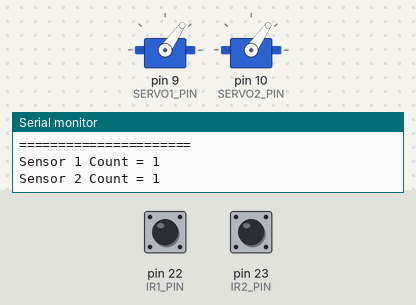
The sketch below on a simulated Arduino Mega 2560, built with avr-gcc and run on an emulated ATmega2560. Parts: 2 × servo, the last lines printed to the serial monitor. The test bench sets the inputs (shaded band); at power-on: pin 22 (IR1_PIN) HIGH, pin 23 (IR2_PIN) HIGH. Random numbers use the default seed unless the sketch sets one.

Above: at 2.2 s.
2.3 s: pin 22 (IR1_PIN) pulsed LOW 5 times (0.12 s each, 0.3 s apart)
At 2.9 s:
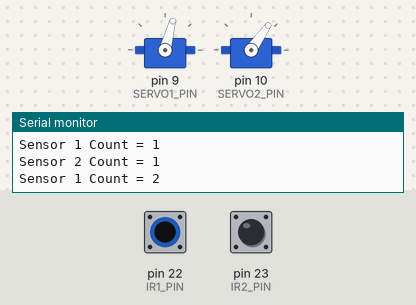
At 3.9 s:
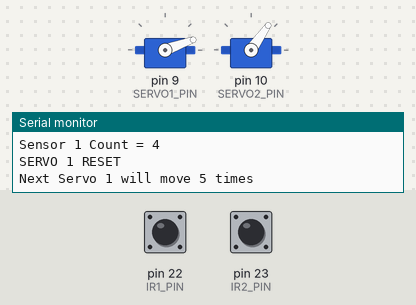
5.3 s: pin 23 (IR2_PIN) pulsed LOW 5 times (0.12 s each, 0.3 s apart)
At 7.6 s:
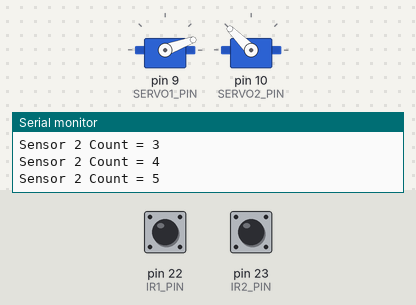
Timing chart, 0 to 9.1 s (numbered marks = the images above; inputs shaded):
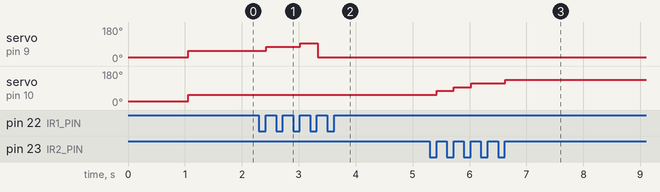

Measured:
- after the input at 2.3 s, servo on pin 9 (SERVO1_PIN): 55° → 75° after 0.13 s, → 95° 0.60 s later, → 20° 0.30 s later
- after the input at 5.3 s, servo on pin 10 (SERVO2_PIN): 55° → 75° after 0.13 s, → 95° 0.30 s later, → 115° 0.30 s later, → 135° 0.60 s later

The sketch:

To_Be_Viewed.ino
```cpp
#include <Servo.h>

Servo servo1;
Servo servo2;


// Infrared receiver signal line
const int IR1_PIN = 22;
const int IR2_PIN = 23;

// Servo signal line
const int SERVO1_PIN = 9;
const int SERVO2_PIN = 10;


// Servo 1 preset angles
const int SERVO1_START = 20;
const int SERVO1_STEP1 = 55;
const int SERVO1_STEP2 = 75;
const int SERVO1_STEP3 = 95;
const int SERVO1_STEP4 = 115;
const int SERVO1_STEP5 = 135;
const int SERVO1_STEP6 = 155;

// Servo 2 preset angles
const int SERVO2_START = 20;
const int SERVO2_STEP1 = 55;
const int SERVO2_STEP2 = 75;
const int SERVO2_STEP3 = 95;
const int SERVO2_STEP4 = 115;
const int SERVO2_STEP5 = 135;
const int SERVO2_STEP6 = 155;


int count1 = 0;
int count2 = 0;


// Random
int moveLimit1;
int moveLimit2;


// Record the last state of infrared
bool lastDetected1 = false;
bool lastDetected2 = false;


// Prevent duplicate counting of a single
unsigned long lastTriggerTime1 = 0;
unsigned long lastTriggerTime2 = 0;

const unsigned long debounceTime = 300;


void setup() {

  Serial.begin(9600);


  // Infrared
  pinMode(IR1_PIN, INPUT_PULLUP);
  pinMode(IR2_PIN, INPUT_PULLUP);


  // Servo
  servo1.attach(SERVO1_PIN);
  servo2.attach(SERVO2_PIN);


  // original position
  servo1.write(SERVO1_START);
  servo2.write(SERVO2_START);


  // Random
  randomSeed(analogRead(A0));


  // Randomly decide how many times to move first in this round
  moveLimit1 = random(3, 7);
  moveLimit2 = random(3, 7);


  Serial.println("======================");
  Serial.println("System Ready");

  Serial.print("Servo 1 will move ");
  Serial.print(moveLimit1);
  Serial.println(" times");

  Serial.print("Servo 2 will move ");
  Serial.print(moveLimit2);
  Serial.println(" times");

  Serial.println("======================");


  delay(1000);
}


void loop() {

  int sensor1 = digitalRead(IR1_PIN);
  int sensor2 = digitalRead(IR2_PIN);


  bool detected1 = (sensor1 == HIGH);
  bool detected2 = (sensor2 == HIGH);


  // Infrared 1 → Servo 1

  if (detected1 &&
      !lastDetected1 &&
      millis() - lastTriggerTime1 > debounceTime) {

    lastTriggerTime1 = millis();

    count1++;

    Serial.print("Sensor 1 Count = ");
    Serial.println(count1);


    if (count1 <= moveLimit1) {

      moveServo1(count1);

    }

    //  Next trigger → return to original position
    else {

      servo1.write(SERVO1_START);

      Serial.println("SERVO 1 RESET");


      count1 = 0;


      // Next round reshuffle randomly
      moveLimit1 = random(3, 7);


      Serial.print("Next Servo 1 will move ");
      Serial.print(moveLimit1);
      Serial.println(" times");
    }
  }


  // Infrared 2 → Servo 2

  if (detected2 &&
      !lastDetected2 &&
      millis() - lastTriggerTime2 > debounceTime) {

    lastTriggerTime2 = millis();

    count2++;

    Serial.print("Sensor 2 Count = ");
    Serial.println(count2);


    if (count2 <= moveLimit2) {

      moveServo2(count2);

    }

    // Next trigger → return to original position
    else {

      servo2.write(SERVO2_START);

      Serial.println("SERVO 2 RESET");


      count2 = 0;


      // Next round reshuffle randomly
      moveLimit2 = random(3, 7);


      Serial.print("Next Servo 2 will move ");
      Serial.print(moveLimit2);
      Serial.println(" times");
    }
  }


  lastDetected1 = detected1;
  lastDetected2 = detected2;


  delay(10);
}


// Servo 1 moves
void moveServo1(int stepNumber) {

  if (stepNumber == 1) {
    servo1.write(SERVO1_STEP1);
  }

  else if (stepNumber == 2) {
    servo1.write(SERVO1_STEP2);
  }

  else if (stepNumber == 3) {
    servo1.write(SERVO1_STEP3);
  }

  else if (stepNumber == 4) {
    servo1.write(SERVO1_STEP4);
  }

  else if (stepNumber == 5) {
    servo1.write(SERVO1_STEP5);
  }

  else if (stepNumber == 6) {
    servo1.write(SERVO1_STEP6);
  }
}


// Servo 2 moves
void moveServo2(int stepNumber) {

  if (stepNumber == 1) {
    servo2.write(SERVO2_STEP1);
  }

  else if (stepNumber == 2) {
    servo2.write(SERVO2_STEP2);
  }

  else if (stepNumber == 3) {
    servo2.write(SERVO2_STEP3);
  }

  else if (stepNumber == 4) {
    servo2.write(SERVO2_STEP4);
  }

  else if (stepNumber == 5) {
    servo2.write(SERVO2_STEP5);
  }

  else if (stepNumber == 6) {
    servo2.write(SERVO2_STEP6);
  }
}
```
